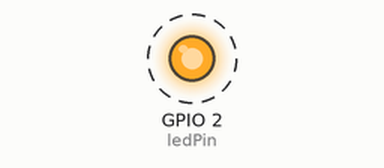
Simulated run of this sketch. Board: ESP32. Parts: output pins drawn as LEDs (lit = HIGH). Dashed ring = blinking.

Above: at 5.5 s.
Timing chart, 0 to 9.6 s (numbered marks = the images above):
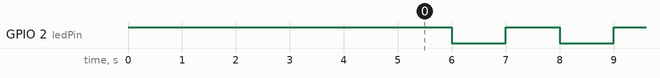

The sketch:

blink.ino
```cpp
#define ledPin 2

void setup()
{
  pinMode(ledPin, OUTPUT);

  digitalWrite(ledPin, HIGH);
  delay(5000);
}

void loop()
{
  digitalWrite(ledPin, HIGH);
  delay(1000);

  digitalWrite(ledPin, LOW);
  delay(1000);
}
```

Measured:
- by itself, GPIO 2 (ledPin): alternates HIGH for 1.0 s and LOW for 1.0 s
